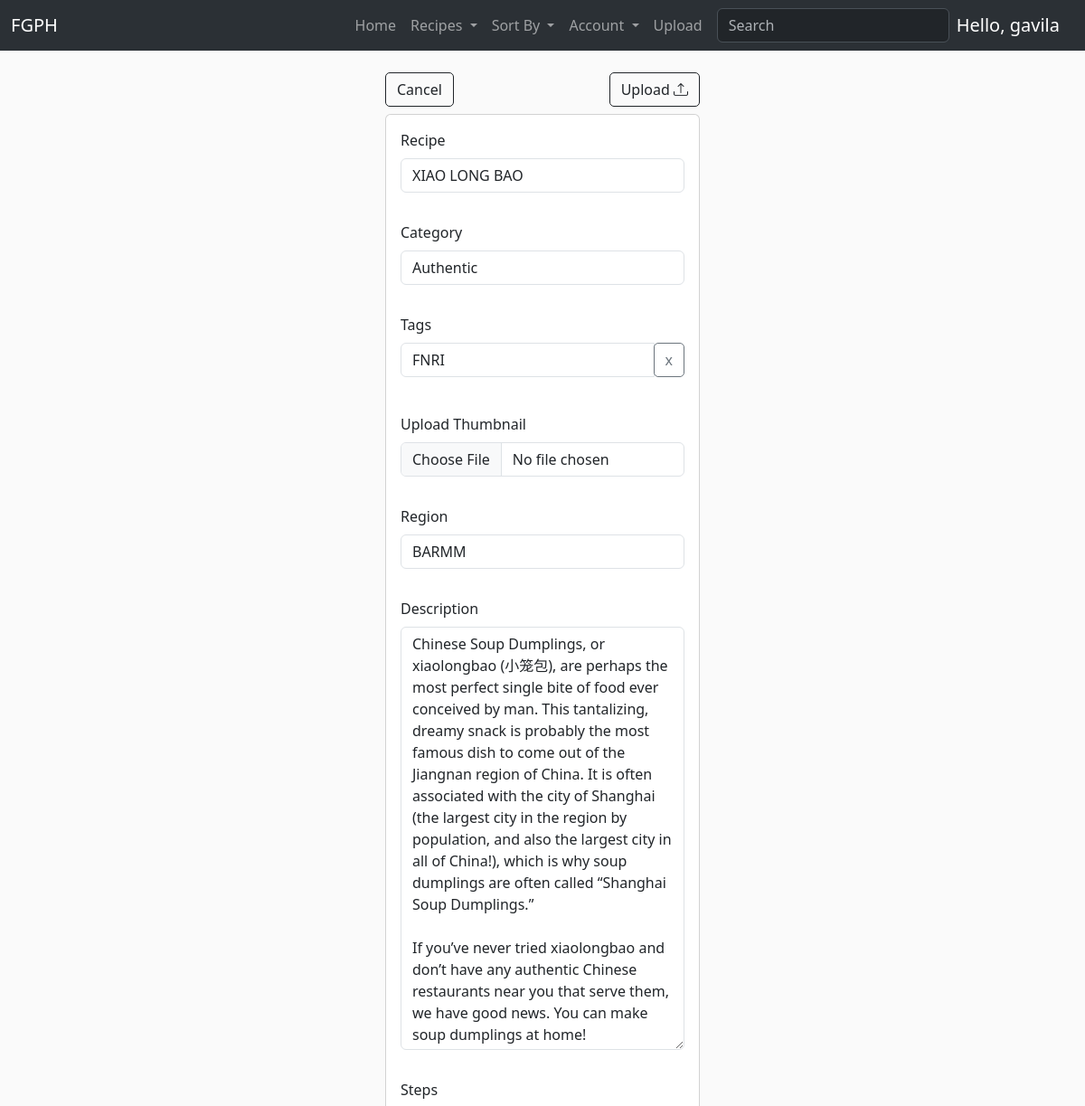
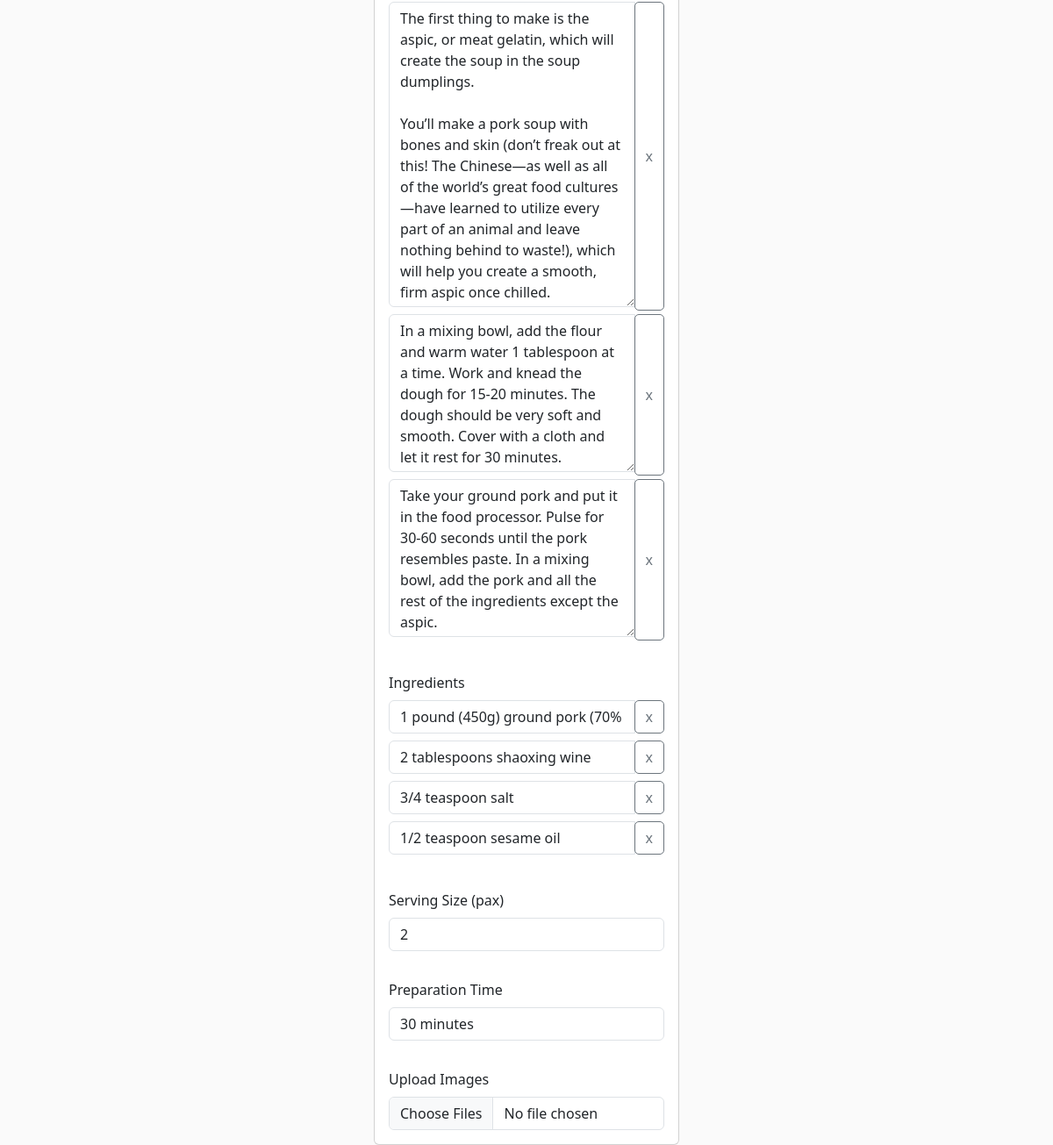
Page /edit_recipe/3/ (signed in) on the earlier database version (2 pictures, top to bottom).
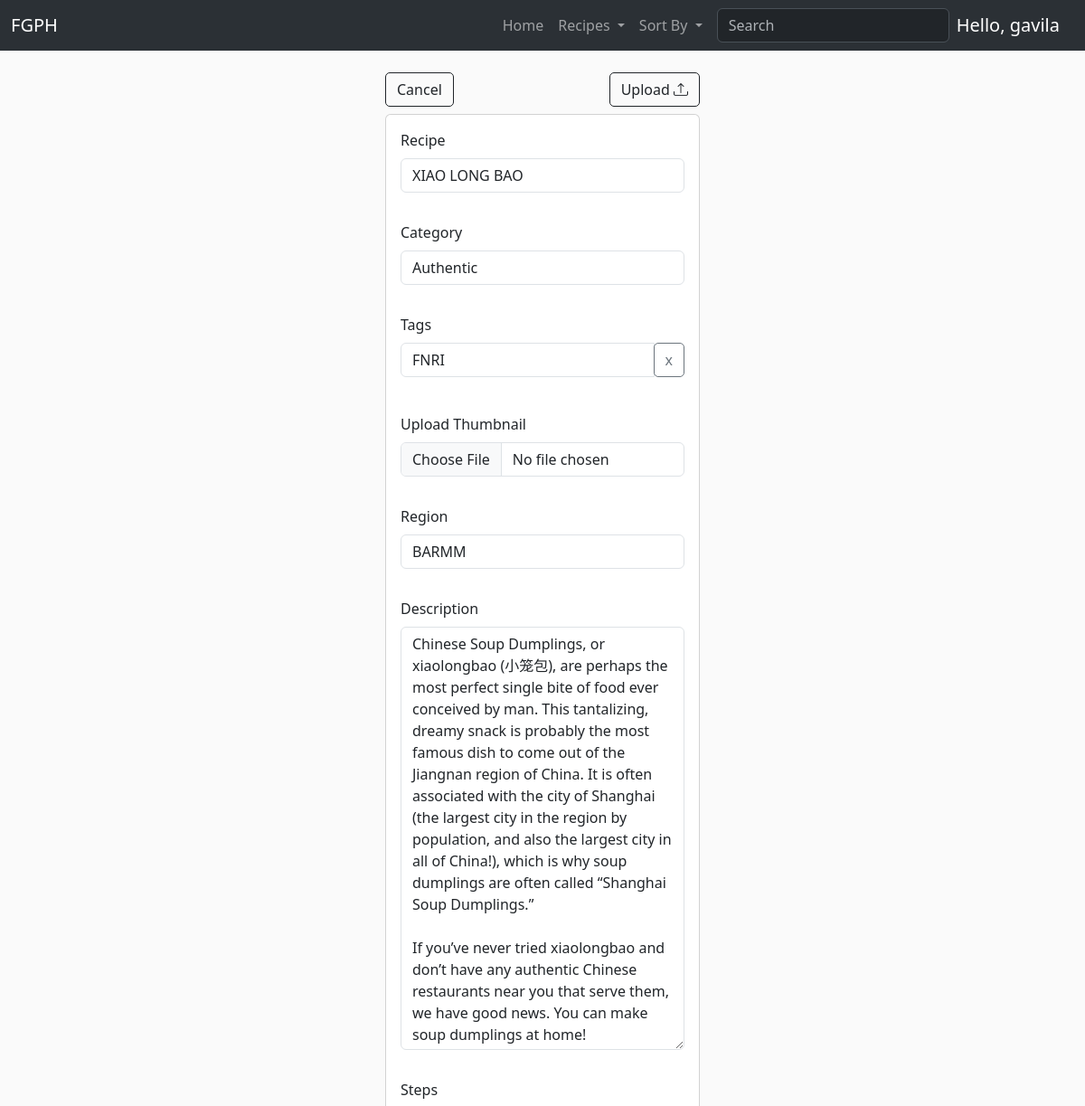
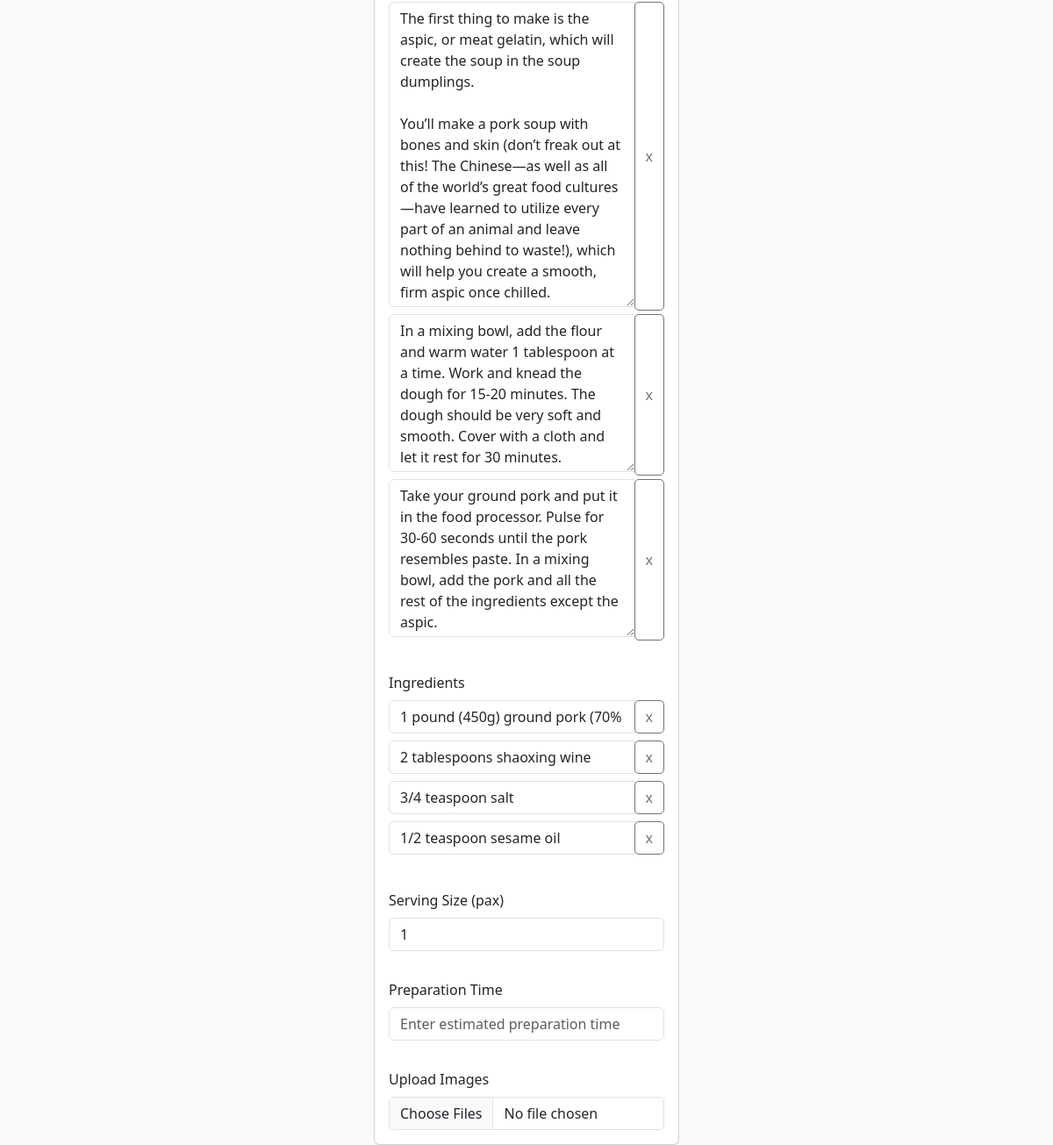
Same page on the later database version (2 pictures, top to bottom).
### FGPH/models.py (models this page shows, shortened)
class Recipe(models.Model):
	author = models.ForeignKey(RegisteredUser, null=True, on_delete=models.CASCADE, related_name='recipes')
	name = models.CharField(max_length=64)
	category = models.ForeignKey(Category, null=True, blank=True, on_delete=models.SET_NULL, related_name='recipes')
	tags = models.ManyToManyField(Tag)
	thumbnail = models.ImageField(default='placeholder.png')
	region = models.ForeignKey(Region, null=True, blank=True, on_delete=models.SET_NULL, related_name='recipes')
	description = models.CharField(max_length=200, null=True, blank=True)
	steps = models.JSONField(null=True)
	ingredients = models.JSONField(null=True)
	preparation_time = models.CharField(max_length=64, null=True, blank=True)
	serving_size = models.IntegerField(
		null=True,
		blank=True,
        validators=[
            MaxValueValidator(500),
            MinValueValidator(1)
        ]
    )
	date_created = models.DateTimeField(auto_now_add=True, null=True)
	date_modified = models.DateTimeField(auto_now=True, null=True)
	@property
	def recipeSteps(self):
		return json.loads(self.steps)

### FGPH/views.py (the view)
# urls.py: path("edit_recipe/<str:recipeId>/", views.editRecipe, name='editRecipe'),
@login_required(login_url='FGPH:login')
def editRecipe(request, recipeId):
    recipe = Recipe.objects.get(id=recipeId)
    categories = Category.objects.all()
    regions = Region.objects.all().order_by('name')
    tags = recipe.tags.values_list()
    '''print(recipe.tags.values())
    print('desc:', type(recipe.description))'''
    if request.method == 'POST':
        uploadRecipe(request, recipeId)
        return redirect('FGPH:cookbook')
    context = {'recipe': recipe, 'tags': tags, 'categories': categories, 'regions': regions}
    return render(request, 'FGPH/upload.html', context)

### FGPH/templatetags/get_group.py (called while the page is built)
@register.filter(name='has_group')
def has_group(user, group_name):
    return user.groups.filter(name=group_name).exists()

### FGPH/templates/FGPH/upload.html (shortened to what the changed rows need)
{% extends 'FGPH/template.html' %}
{% load static %}
{% block content %}
<div class="container">
    <form method="post" action="" enctype="multipart/form-data">
        <div class="row justify-content-center">
            <div class="col-md-4">
                <div class="card">
                    <div class="m-3">
                        <label class="form-label">Recipe</label>
                        <input  name="name" value="{{ recipe.name }}" class="form-control" type="text" placeholder="Enter recipe name">
                    </div>
                    <div class="m-3">
                        <label class="form-label">Upload Thumbnail</label>
                        <input value="{{ recipe.thumbnail }}" name="thumbnail" class="form-control" type="file">
                    </div>
                    <div class="m-3">
                        <label class="form-label">Description</label>
                        {% if recipe.description %}
                        <textarea  style="overflow:hidden;" name="description" class="form-control" type="text" placeholder="Enter description">{{ recipe.description }}</textarea>
                        {% else %}
                        <textarea  style="overflow:hidden" name="description" class="form-control" type="text" placeholder="Enter description"></textarea>
                        {% endif %}
                    </div>
                    <div class="m-3">
                        <label class="form-label">Serving Size (pax)</label>
                        {% if recipe.serving_size %}
                        <input required name="serving_size" value="{{ recipe.serving_size }}" class="form-control" min="1" max="500" type="number" placeholder="Enter servings">
                        {% else %}
                        <input required name="serving_size" value="1" class="form-control" min="1" max="500" type="number" placeholder="Enter servings">
                        {% endif %}
                    </div>
                    <div class="m-3">
                        <label class="form-label">Preparation Time</label>
                        {% if recipe.preparation_time %}
                        <input required name="preparation_time" value="{{ recipe.preparation_time }}" class="form-control" type="text" placeholder="Enter estimated preparation time">
                        {% else %}
                        <input required name="preparation_time" class="form-control" type="text" placeholder="Enter estimated preparation time">
                        {% endif %}
                    </div>
                </div>
            </div>
        </div>
    </form>
</div>
{% endblock content %}

### FGPH/templates/FGPH/sections/navbar.html (shortened to what this page needs)
{% load get_group %}
<nav class="navbar navbar-expand-lg bg-body-tertiary" data-bs-theme="dark">
  <div class="container-fluid">
    <a class="navbar-brand" href="{% url 'FGPH:home' %}">FGPH</a>
    <div class="collapse navbar-collapse" id="navbarSupportedContent">
      <ul class="navbar-nav ms-auto me-2 mb-2 mb-lg-0">
        <li class="nav-item">
          <a class="nav-link" aria-current="page" href="{% url 'FGPH:home' %}">Home</a>
        </li>
        <li class="nav-item dropdown">
          <a class="nav-link dropdown-toggle" href="#" role="button" data-bs-toggle="dropdown" aria-expanded="false">
            Recipes
          </a>
        </li>
        <li class="nav-item dropdown">
          <a class="nav-link dropdown-toggle" href="#" role="button" data-bs-toggle="dropdown" aria-expanded="false">
            Sort By
          </a>
        </li>
        {% if request.user|has_group:"contributor" or request.user|has_group:"user" %}
        <li class="nav-item dropdown">
          <a class="nav-link dropdown-toggle" href="#" role="button" data-bs-toggle="dropdown" aria-expanded="false">
            Account
          </a>
        </li>
        {% endif %}
        {% if request.user|has_group:"contributor" %}
        <li class="nav-item">
          <a class="nav-link" aria-current="page" href="{% url 'FGPH:uploadRecipe' %}">Upload</a>
        </li>
        {% endif %}
      </ul>
      <form class="d-flex" role="search">
        <input class="form-control me-2" type="search" placeholder="Search" aria-label="Search">
      </form>
      {% if request.user.is_authenticated %}
      <div style="text-align: center;" class="">
        <a class="navbar-brand">Hello, {{ request.user.username }}</a>
      </div>
      {% else %}
      <a href="{% url 'FGPH:login' %}" class="btn btn-outline-warning mt-2">Login</a>
      {% endif %}
    </div>
  </div>
</nav>

Differences in the rows shown:
changed Recipe "XIAO LONG BAO": serving_size "2" → (not shown); preparation_time "30 minutes" → (not shown)
Other differences:
form field serving_size: (not shown) → "1"
text no longer shown: "Account Upload"
